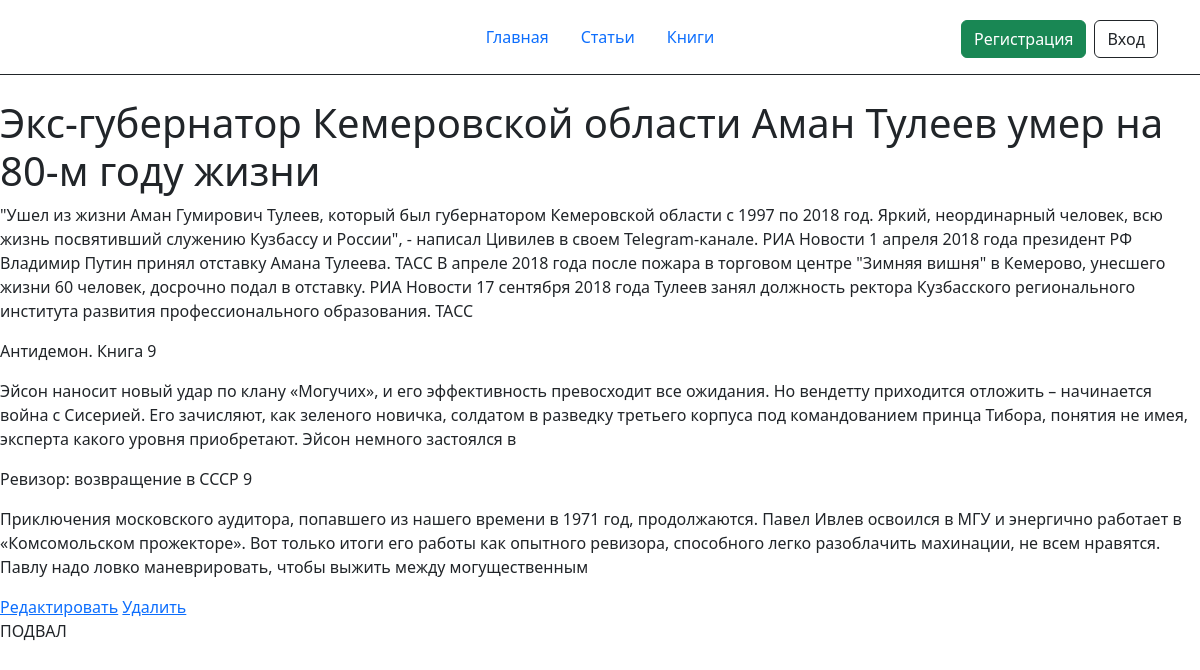
/articles/1, run on the app's committed database.
### classviewshome/models.py (models this page shows, shortened)
class Article(models.Model):
    title = models.CharField(max_length=100, verbose_name='Заголовок')
    text = models.TextField(verbose_name='Текст')

class Book(models.Model):
    title = models.CharField(max_length=100, verbose_name="Заголовок")
    description = models.CharField(max_length=340, verbose_name="Описание")
    article = models.ManyToManyField(Article, verbose_name="Статья")

### classviewshome/views.py (the view)
# urls.py: path('articles/<int:pk>', ArticleDetailView.as_view(), name='article_detail'),
class ArticleDetailView(DetailView):
    model = Article
    def get_context_data(self, **kwargs):
        context = super(ArticleDetailView, self).get_context_data()
        context['article_books'] = Book.objects.filter(article=self.object)
        return context

### classviewshome/templates/classviewshome/article_detail.html
{% extends "base.html" %}
{% block content %}
<h1>{{ article.title }}</h1>
<p>{{ article.text}}</p>
{% for book in article_books %}
<p>{{ book.title }}</p>
<p>{{ book.description }}</p>
{% endfor %}
<a href="{% url 'update_article' article.pk %}">Редактировать</a>
<a href="{% url 'delete_article' article.pk %}">Удалить</a>
{% endblock content %}

### data on the page
Article: title "Экс-губернатор Кемеровской области Аман Тулеев умер на 80-м году жизни", text "\"Ушел из жизни Аман Гумирович Тулеев, который был губернатором Кемеровской области с 1997 по 2018 год. Яркий, неординарный человек, всю жизнь посвятивший служению Кузбассу и России\", - написал Цивилев в своем Telegram-канале. РИА Новости 1 апреля 2018 года президент РФ Владимир Путин принял отставку Амана Тулеева. ТАСС В апреле 2018 года после пожара в торговом центре \"Зимняя вишня\" в Кемерово, унесшего жизни 60 человек, досрочно подал в отставку. РИА Новости 17 сентября 2018 года Тулеев занял должность ректора Кузбасского регионального института развития профессионального образования. ТАСС"
Book: title "Антидемон. Книга 9", description "Эйсон наносит новый удар по клану «Могучих», и его эффективность превосходит все ожидания. Но вендетту приходится отложить – начинается война с Сисерией. Его зачисляют, как зеленого новичка, солдатом в разведку третьего корпуса под командованием принца Тибора, понятия не имея, эксперта какого уровня приобретают. Эйсон немного застоялся в"
Book: title "Ревизор: возвращение в СССР 9", description "Приключения московского аудитора, попавшего из нашего времени в 1971 год, продолжаются. Павел Ивлев освоился в МГУ и энергично работает в «Комсомольском прожекторе». Вот только итоги его работы как опытного ревизора, способного легко разоблачить махинации, не всем нравятся. Павлу надо ловко маневрировать, чтобы выжить между могущественным"
